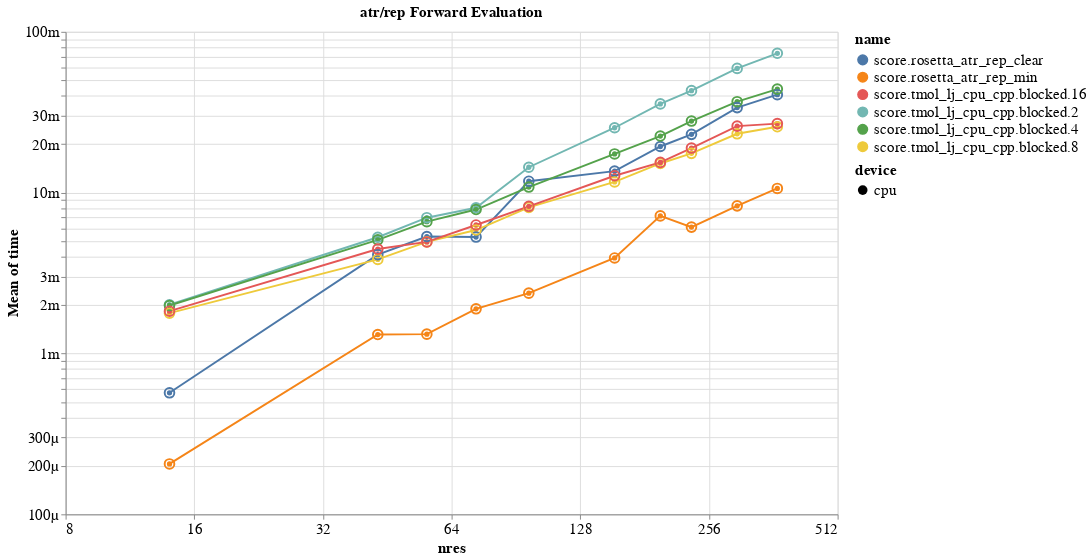

Here is the notebook cell this chart was saved with:
### Code cell
dat = stat_frame(rosetta_score_results)
dat = pandas.concat(
    (
        dat,
        pandas.merge(
            dat,
            dat.query("name == 'score.rosetta_atr_rep'")
            .groupby("model")
            .time.mean()
            .rename("rosetta_mean")
            .to_frame(),
            left_on="model",
            right_index=True,
        )
        .eval("time / rosetta_mean")
        .rename("rosetta_relative"),
    ),
    axis=1,
)

encoding = dict(
    x=altair.X(
        "nres", axis=altair.Axis(format="s"), scale=altair.Scale(type="log", base=2)
    ),
    y=altair.Y(
        "mean(time)",
        scale=altair.Scale(type="log", base=10),
        axis=altair.Axis(format="s"),
    ),
    color="name", 
    shape="device",
)

sum(
    (
        altair.Chart(dat, title="atr/rep Forward Evaluation")
        .mark_line()
        .encode(**encoding),
        altair.Chart(dat).mark_point(size=100).encode(**encoding)
    )
).configure_legend(labelLimit=0)

### Figure 1 — Vega-Lite specification as saved in the notebook (floating-point values rounded to 4 significant figures; data arrays with more than 128 entries replaced by an {"elided": "..."} marker saying what was removed)
{"$schema": "https://vega.github.io/schema/vega-lite/v2.6.0.json", "config": {"axis": {"labelFontSize": 16, "titleFontSize": 16}, "header": {"labelFontSize": 16, "titleFontSize": 16}, "legend": {"labelFontSize": 16, "labelLimit": 0, "titleFontSize": 16}, "title": {"fontSize": 16}, "view": {"height": 500, "width": 800}}, "datasets": {"data-4a336247bba6b439b2f0eaa608a108f0": {"elided": "3529 records"}}, "layer": [{"data": {"name": "data-4a336247bba6b439b2f0eaa608a108f0"}, "encoding": {"color": {"field": "name", "type": "nominal"}, "shape": {"field": "device", "type": "nominal"}, "x": {"axis": {"format": "s"}, "field": "nres", "scale": {"base": 2, "type": "log"}, "type": "quantitative"}, "y": {"aggregate": "mean", "axis": {"format": "s"}, "field": "time", "scale": {"base": 10, "type": "log"}, "type": "quantitative"}}, "mark": "line", "title": "atr/rep Forward Evaluation"}, {"data": {"name": "data-4a336247bba6b439b2f0eaa608a108f0"}, "encoding": {"color": {"field": "name", "type": "nominal"}, "shape": {"field": "device", "type": "nominal"}, "x": {"axis": {"format": "s"}, "field": "nres", "scale": {"base": 2, "type": "log"}, "type": "quantitative"}, "y": {"aggregate": "mean", "axis": {"format": "s"}, "field": "time", "scale": {"base": 10, "type": "log"}, "type": "quantitative"}}, "mark": {"size": 100, "type": "point"}}]}
